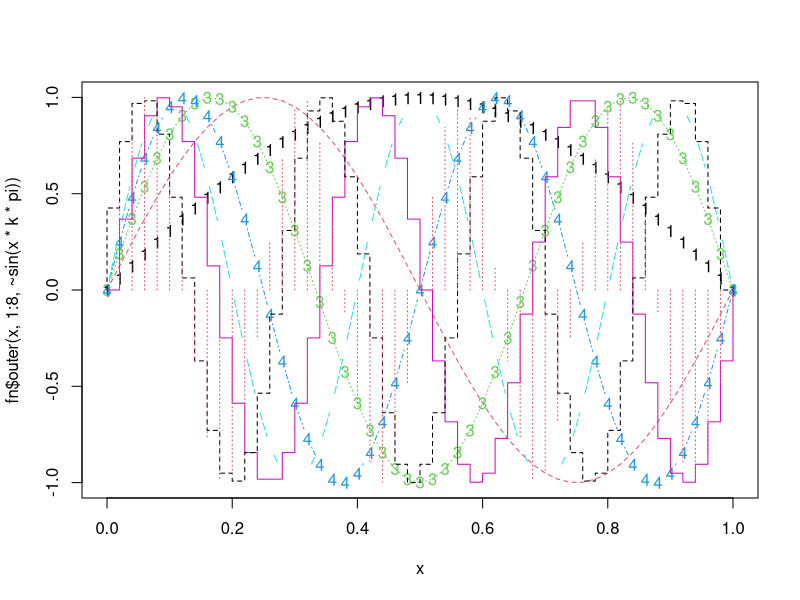

The R script that drew this image:
library(gsubfn)


### Name: fn
### Title: Transform formula arguments to functions.
### Aliases: fn $.fn eval.with.vis matrixfn
### Keywords: programming

### ** Examples


   # use of formula to specify a function.
   # Note that LETTERS, letters and pi are automatically excluded from args
   fn$lapply(list(1:4, 1:3), ~ LETTERS[x])
   fn$sapply(1:3, ~ sin((n-1) * pi/180))

   # use of simplify = rbind instead of do.call(rbind, by(...)).
   # args to anonymous function are automatically determined.
   fn$by(BOD, 1:nrow(BOD), ~ c(mn = min(x), mx = max(x)), simplify = rbind)

   # calculate lm coefs of uptake vs conc for each Plant
   fn$by(CO2, CO2$Plant, d ~ coef(lm(uptake ~ conc, d)), simplify = rbind)

   # mid range of conc and uptake by Plant
   fn$aggregate(CO2[,4:5], CO2[1], ~ mean(range(x)))

   # string interpolation
   j <- fn$cat("pi = $pi, exp = `exp(1)`\n")

## Not run: 
##D 
##D    # same but use cast/melt from reshape package
##D    library(reshape)
##D    fn$cast(Plant ~ variable, data = melt(CO2, id = 1:3), ~~ mean(range(x)))
##D 
##D    # same
##D    # uncomment when new version of doBy comes out (expected shortly)
##D    # library(doBy)
##D    # fn$summaryBy(.~Plant,CO2[-(2:3)],FUN= ~~mean(range(x)), pref='midrange')
## End(Not run)

   # generalized matrix product
   # can replace sum(x*y) with any other inner product of interest
   # this example just performs matrix multiplication of a times b
   a <- matrix(4:1, 2)
   b <- matrix(1:4, 2)
   fn$apply(b, 2, x ~ fn$apply(a, 1, y ~ sum(x*y)))

   # integration
   fn$integrate(~1/((x+1)*sqrt(x)), lower = 0, upper = Inf)

   # optimization
   fn$optimize(~ x^2, c(-1,1))

   # using fn with S4 definitions
   setClass('ooc', representation(a = 'numeric'))
   fn$setGeneric('incr', x + value ~ standardGeneric('incr'))
   fn$setMethod('incr', 'ooc', x + value ~ {x@a <- x@a+value; x})
   oo <- new('ooc',a=1)
   oo <- incr(oo,1)
   oo

## Not run: 
##D 
##D    # plot quantile regression fits for various values of tau
##D    library(quantreg)
##D    data(engel)
##D    plot(engel$x, engel$y, xlab = 'income', ylab = 'food expenditure')
##D    junk <- fn$lapply(1:9/10, tau ~ abline(coef(rq(y ~ x, tau, engel))))
##D 
##D    # rolling mid-range
##D    library(zoo)
##D    fn$rollapply(LakeHuron, 12, ~ mean(range(x)))
##D 
##D    library(lattice)
##D    fn$xyplot(uptake ~ conc | Plant, CO2,
##D       panel = ... ~ { panel.xyplot(...); panel.text(200, 40, lab = 'X') })
##D 
##D    library(boot)
##D    set.seed(1)
##D    fn$boot(rivers, ~ median(x, d), R = 2000)
## End(Not run)

   x <- 0:50/50
   matplot(x, fn$outer(x, 1:8, ~ sin(x * k*pi)), type = 'blobcsSh')
